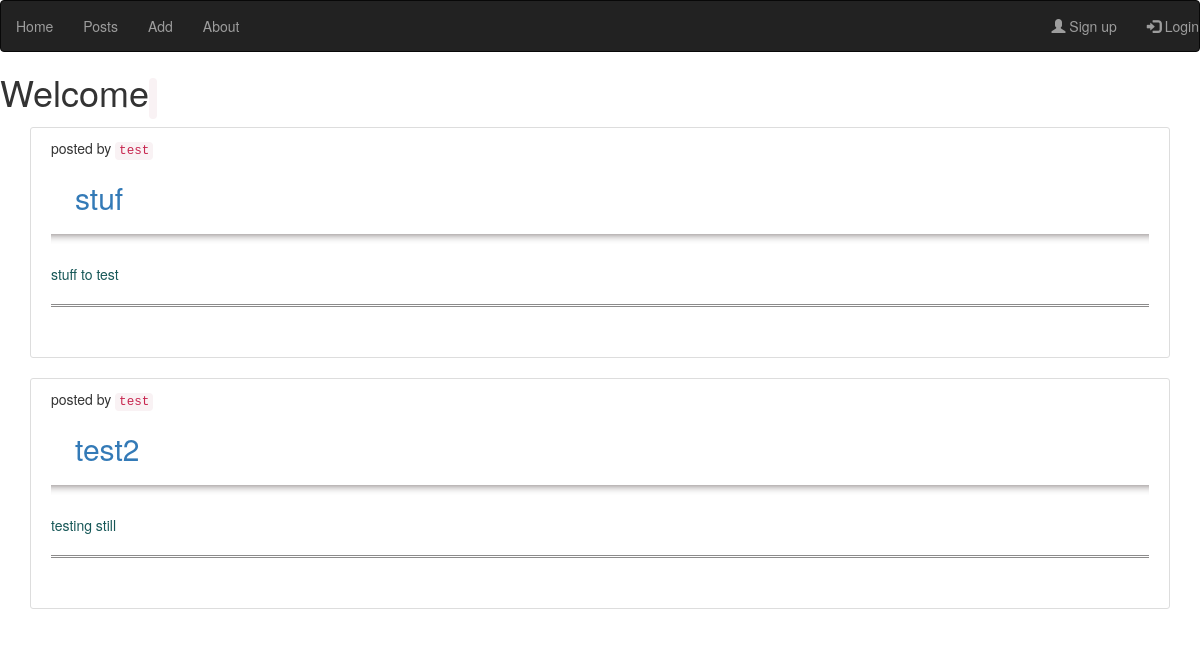
Page /posts on the earlier database version.
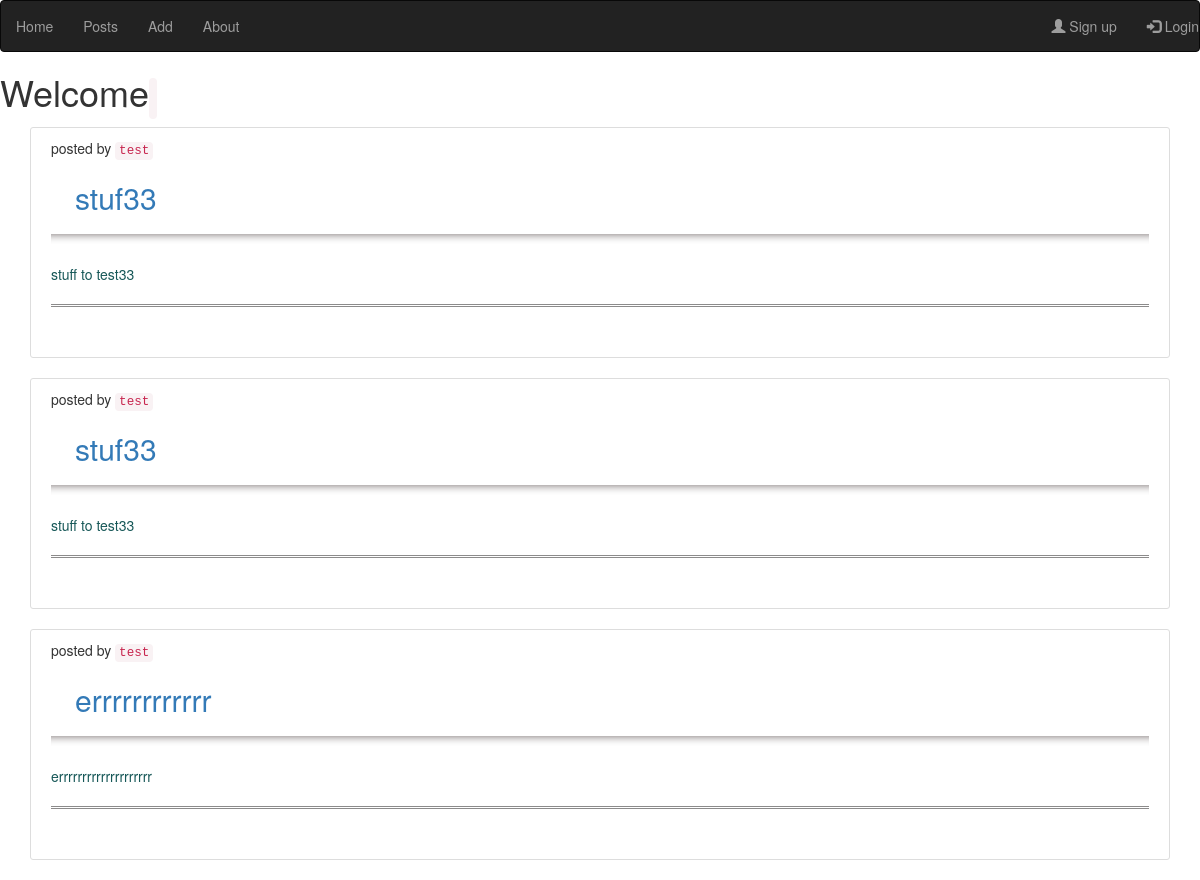
Same page on the later database version.
### blogapp/models.py (models this page shows, shortened)
class Post(db.Model):
    id = db.Column(db.Integer, primary_key=True)
    title = db.Column(db.String(100), nullable=False)
    content = db.Column(db.Text, nullable=False)
    user_id = db.Column(db.Integer, db.ForeignKey('user.id'), nullable=False)

class User(db.Model, UserMixin):
    id = db.Column(db.Integer, primary_key=True)
    username = db.Column(db.String(20), unique=True, nullable=False)
    email = db.Column(db.String(120), unique=True, nullable=False)
    password = db.Column(db.String(150), nullable=False)
    posts = db.relationship('Post', backref='author', lazy=True)

### blogapp/routes.py (the view)
@app.route('/posts')
def posts():
    posts = Post.query.all()
    if posts is not None:
        return render_template('posts.html', title='Posts', posts=posts)
    else:
        return '<h1>No posts</h1>'

### blogapp/templates/posts.html (shortened to what this page needs)
{% extends "topnav.html" %}
{% block content %}
<h1>Welcome <code>{{ current_user.username }}</code></h1>
<div class="container">
    {% for post in posts %}
        <article class="media content-section">
          <div class="media-body">
              <div class="mr-2">posted by <code>{{ post.author.username }}</code> </div>
            <h2><a class="well-lg" href="{{ url_for('post', post_id=post.id) }}">{{ post.title }}</a></h2>
            <hr class="style13">
              <p class="article-content">{{ post.content }}</p>
            <hr class="style2"> <br>
          </div>
        </article>
    {% endfor %}
</div>
{% endblock content %}

### blogapp/templates/topnav.html (shortened to what this page needs)
{% extends "bootstrap/base.html" %}
{% block styles %}
  {{super()}}
  <link rel="stylesheet" href="{{url_for('.static', filename='customstyles.css')}}">
{% endblock %}
{% block navbar %}
 <nav class="navbar navbar-inverse">
  <ul class="nav navbar-nav">
    <li><a href="{{ url_for('home') }}">Home</a></li>
    <li><a href="{{ url_for('posts')}}">Posts</a></li>
    <li><a href="{{ url_for('newpost')}}">Add</a></li>
    <li><a href="{{ url_for('about')}}">About</a></li>
  </ul>
    <ul class="nav navbar-nav navbar-right ">
    {% if current_user.is_active==false %}
      <li><a href="{{ url_for('register') }}"><span class="glyphicon glyphicon-user"></span> Sign up</a></li>
      <li><a href="{{ url_for('login') }}"><span class="glyphicon glyphicon-log-in"></span> Login</a></li>
    {% else %}
      <li><a href="{{ url_for('logout') }}"><span class="glyphicon glyphicon-log-out"></span> logout</a></li>
    {% endif %}
    </ul>
 </nav>
{% endblock navbar%}

### blogapp/static/customstyles.css (style rules this page uses)
hr.style2 { border-top: 3px double #8c8b8b; }
hr.style13 { height: 10px; border: 0; box-shadow: 0 10px 10px -10px #6d6464 inset; }
.content-section { background: #ffffff; padding: 10px 20px; border: 1px solid #dddddd; border-radius: 3px; margin-bottom: 20px; }
.article-content { white-space: pre-line; color: rgb(22, 87, 87); }

Differences in the rows shown:
removed Post: author.username "test", title "stuf", content "stuff to test"
removed Post: author.username "test", title "test2", content "testing still"
added Post: author.username "test", title "stuf33", content "stuff to test33"
added Post: author.username "test", title "stuf33", content "stuff to test33"
added Post: author.username "test", title "errrrrrrrrrrr", content "errrrrrrrrrrrrrrrrrrr"
